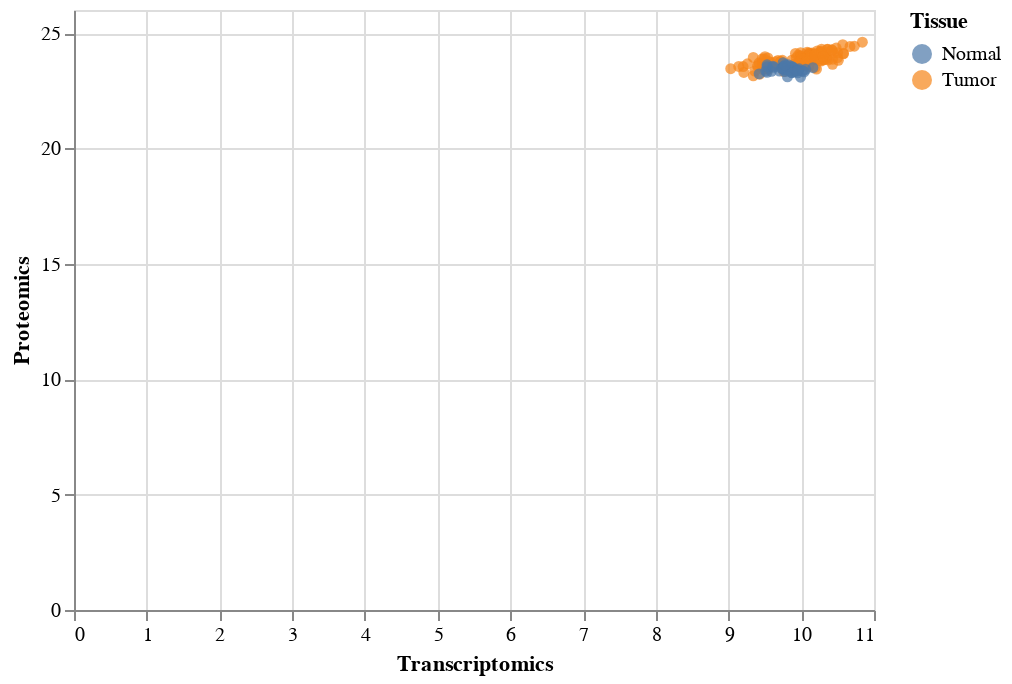

Here is the notebook cell this chart was saved with:
### Code cell
patient_scatter

### Figure 1 — Vega-Lite specification as saved in the notebook (floating-point values rounded to 4 significant figures; data arrays with more than 128 entries replaced by an {"elided": "..."} marker saying what was removed)
{"config": {"view": {"continuousWidth": 400, "continuousHeight": 300}}, "data": {"name": "data-8f635c30f22c2386791358bc7022fb04"}, "mark": "circle", "encoding": {"color": {"type": "nominal", "field": "Tissue"}, "tooltip": [{"type": "nominal", "field": "Patient_ID"}], "x": {"type": "quantitative", "field": "Transcriptomics"}, "y": {"type": "quantitative", "field": "Proteomics"}}, "$schema": "https://vega.github.io/schema/vega-lite/v4.8.1.json", "datasets": {"data-8f635c30f22c2386791358bc7022fb04": {"elided": "151 records"}}}
